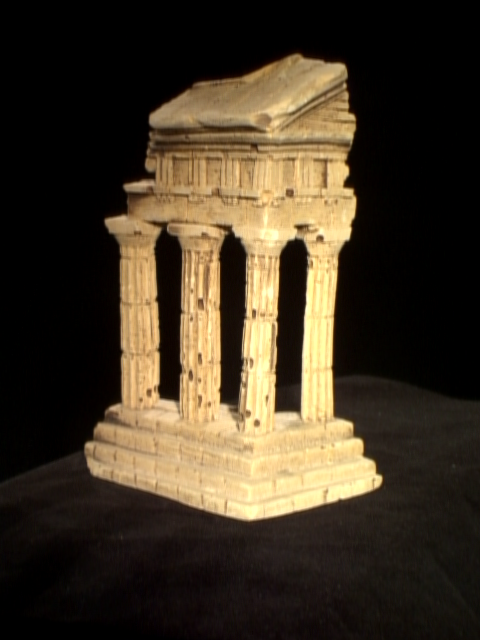
#> input picture hw5/data/im1.png, 480 x 640 px
$ python test_rectify.py
#> lines starting #> are read from the running program, lines starting #| are printed output that depends on the picture
import cv2 as cv
import numpy as np
import helper as hlp
import submission as sub
import numpy.linalg as la
import skimage.color as col
import matplotlib.pyplot as plt

# 1. Load the images and the parameters
I1 = cv.cvtColor(cv.imread('../data/im1.png'), cv.COLOR_BGR2GRAY).astype(np.float32)
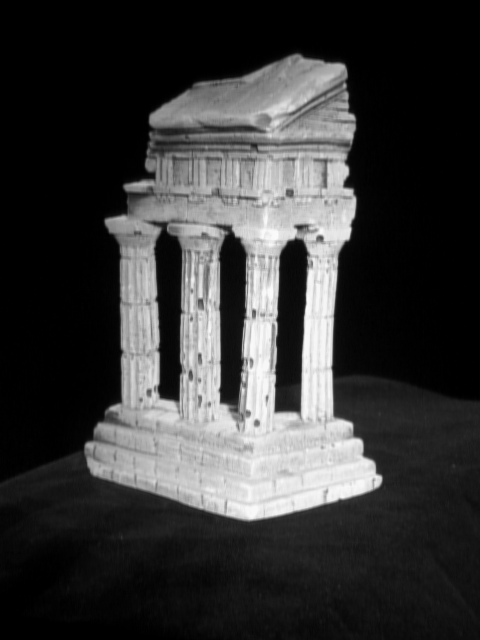
#> I1: shape (640, 480) float32; min 0, max 250, mean 55.4
I2 = cv.cvtColor(cv.imread('../data/im2.png'), cv.COLOR_BGR2GRAY).astype(np.float32)
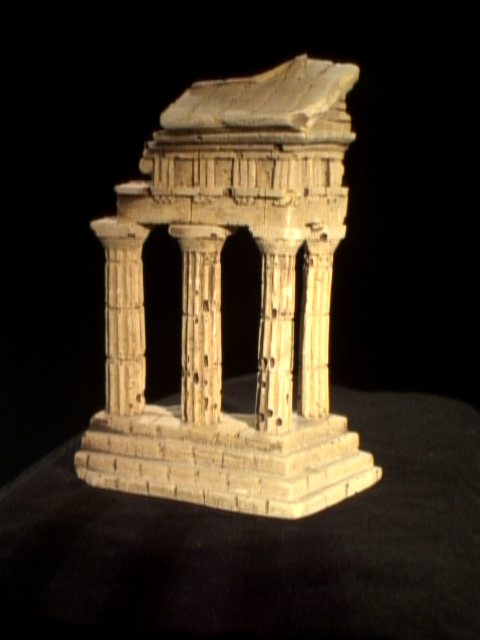
#> input picture hw5/data/im2.png, 480 x 640 px
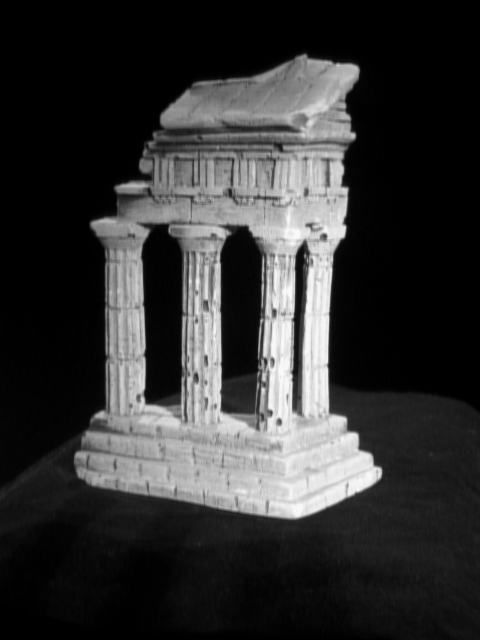
#> I2: shape (640, 480) float32; min 0, max 250, mean 50.8

#> (the run stopped early here; a loop or call above may not have finished)
